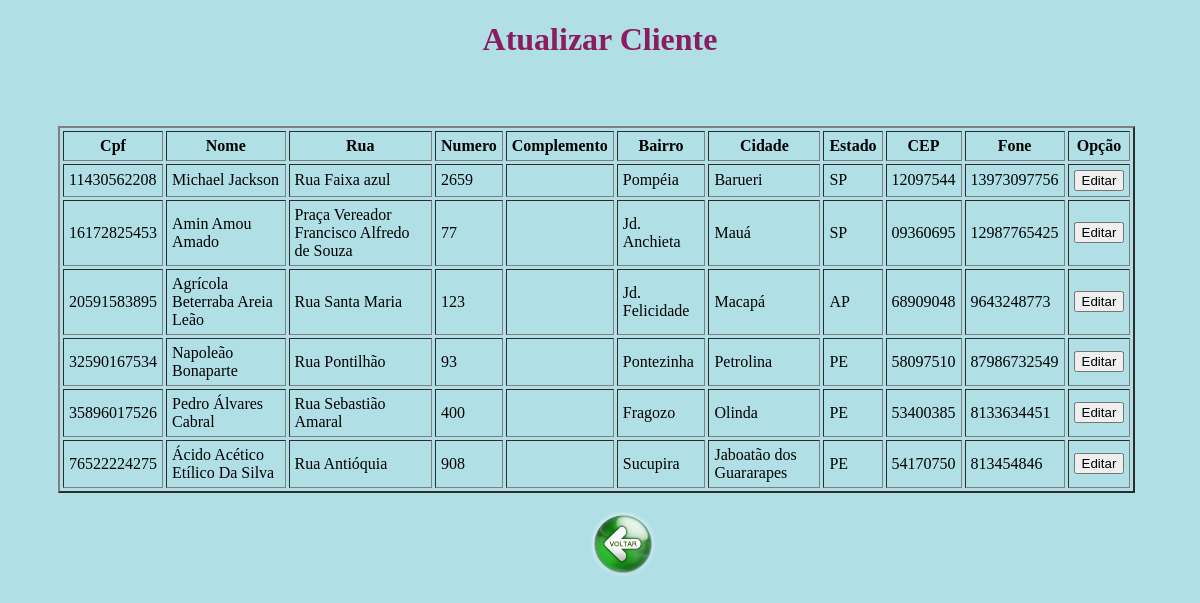
/farmacia/cliente/update_cliente.php, run on the app's committed database.
### tables this page shows
CREATE TABLE `cliente` (
  `cpf` varchar(15) NOT NULL,
  `nome` varchar(45) NOT NULL,
  `codEndereco` integer default null,
  `receita` INTEGER default null,
  primary Key(cpf),
  foreign key (receita) references receita(codReceita) on update cascade on delete set null,
  foreign key (codEndereco) references endereco(codEndereco) on update cascade on delete set null
);

create table `endereco`(
	`codEndereco` integer auto_increment not null,
    `rua` varchar(45) not null,
    `numero` integer default null,
    `complemento` varchar(45) default null,
    `bairro` varchar(45) not null,
    `cidade` varchar(45) not null,
    `estado` varchar(45) not null,
    `cep` varchar(10) default null,
    `fone` varchar(12) default null,
    primary key (codEndereco)
    );

### farmacia/cliente/update_cliente.php (the view, shortened to what this page needs)
<?php require_once '../php_action/db_connect.php'; ?>
<!DOCTYPE html>
<html>
<head>
	<link type="text/css" rel="stylesheet" href="../php_action/stylesheet.css"/>
</head>
<body>
	<h1><center>Atualizar Cliente</center></h1>
<div class="manageMember">
	<br><br>
	<table border="2" cellspacing="3" cellpadding="5">
		<thead>
			<tr>
				<th>Cpf</th>
				<th>Nome</th>
				<th>Rua</th>
				<th>Numero</th>
				<th>Complemento</th>
				<th>Bairro</th>
				<th>Cidade</th>
				<th>Estado</th>
				<th>CEP</th>
				<th>Fone</th>
				<th>Opção</th>
			</tr>
		</thead>
		<tbody>
			<?php
			$sql = "SELECT * FROM cliente AS cli, endereco WHERE cli.codEndereco = endereco.codEndereco";
			$result = $connect->query($sql);
			if($result->num_rows > 0) {
				while($row = $result->fetch_assoc()) {
					echo "<tr>
						<td>".$row['cpf']."</td>
						<td>".$row['nome']."</td>
						<td>".$row['rua']."</td>
						<td>".$row['numero']."</td>
						<td>".$row['complemento']."</td>
						<td>".$row['bairro']."</td>
						<td>".$row['cidade']."</td>
						<td>".$row['estado']."</td>
						<td>".$row['cep']."</td>
						<td>".$row['fone']."</td>
						<td>
							<a href='edit_cliente.php? cpf=".$row['cpf']."'><button type='button'>Editar</button></a>
						</td>
					</tr>";
				}
			} else {
				echo "<tr><td colspan='5'><center>No Data Avaliable</center></td></tr>";
			}
			?>
		</tbody>
	</table>
	<form method="post" action="./crud_cliente.php">
	<br><center>&emsp; &emsp; &emsp; &emsp; &emsp; &emsp; &emsp; &emsp; &emsp; &emsp; &emsp; &emsp; &emsp; &emsp; &emsp; <input type="image" src="../botao_voltar.png" alt="Submit" width="65" height="65"></center>
	</form>
</div>
</body>
</html>

### farmacia/php_action/stylesheet.css (style rules this page uses)
h1 { color: #8B1C62; }
a { width: 80px; height: 70px; font-family: verdana; background-color: green; }

### farmacia/cliente/update_cliente.php (style rules this page uses)
body { background: #B0E0E6; }
.manageMember { width: 70%; margin: 10px 30px 30px 50px; }
table { width: 130%; height: 20%; margin-top: 10px; }

### data on the page
cliente: cpf "11430562208", nome "Michael Jackson", codEndereco.rua "Rua Faixa azul", codEndereco.numero "2659", codEndereco.bairro "Pompéia", codEndereco.cidade "Barueri", codEndereco.estado "SP", codEndereco.cep "12097544", codEndereco.fone "13973097756"
cliente: cpf "16172825453", nome "Amin Amou Amado", codEndereco.rua "Praça Vereador Francisco Alfredo de Souza", codEndereco.numero "77", codEndereco.bairro "Jd. Anchieta", codEndereco.cidade "Mauá", codEndereco.estado "SP", codEndereco.cep "09360695", codEndereco.fone "12987765425"
cliente: cpf "20591583895", nome "Agrícola Beterraba Areia Leão", codEndereco.rua "Rua Santa Maria", codEndereco.numero "123", codEndereco.bairro "Jd. Felicidade", codEndereco.cidade "Macapá", codEndereco.estado "AP", codEndereco.cep "68909048", codEndereco.fone "9643248773"
cliente: cpf "32590167534", nome "Napoleão Bonaparte", codEndereco.rua "Rua Pontilhão", codEndereco.numero "93", codEndereco.bairro "Pontezinha", codEndereco.cidade "Petrolina", codEndereco.estado "PE", codEndereco.cep "58097510", codEndereco.fone "87986732549"
cliente: cpf "35896017526", nome "Pedro Álvares Cabral", codEndereco.rua "Rua Sebastião Amaral", codEndereco.numero "400", codEndereco.bairro "Fragozo", codEndereco.cidade "Olinda", codEndereco.estado "PE", codEndereco.cep "53400385", codEndereco.fone "8133634451"
cliente: cpf "76522224275", nome "Ácido Acético Etílico Da Silva", codEndereco.rua "Rua Antióquia", codEndereco.numero "908", codEndereco.bairro "Sucupira", codEndereco.cidade "Jaboatão dos Guararapes", codEndereco.estado "PE", codEndereco.cep "54170750", codEndereco.fone "813454846"
